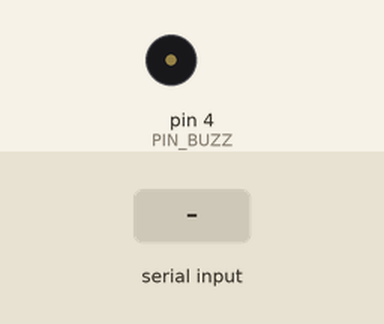
Bench run of a sketch on a simulated Arduino Uno, built with avr-gcc and run on an emulated ATmega328P. Parts: buzzer (waves = sounding). The test bench sets the inputs (shaded band). What the sketch prints to the serial monitor is not drawn.

Above: at 2.8 s.
2.9 s: "y" received over Serial
4.4 s: "Y" received over Serial
At 5.6 s:
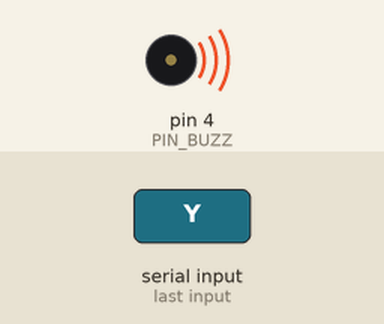
7.4 s: "n" received over Serial
Timing chart, 0 to 10.4 s (numbered marks = the images above; inputs shaded):
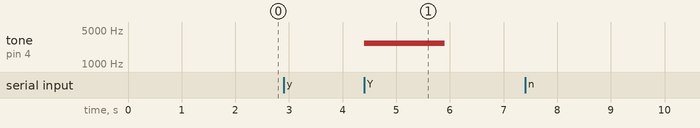

The sketch:

buzzer_check.ino
```cpp
/* ============================================================
 * buzzer_check.ino  ·  蜂鸣器模块类型判定 + 节奏演示
 * ------------------------------------------------------------
 * 用途：现场 30 秒判明"有源 / 无源 / 低电平触发"，避免整机接好了才发现不响。
 * 接线：模块 VCC→5V，GND→GND，I/O→D4（与正式固件同一个脚，判完不用挪线）
 * 串口：115200
 *
 * 判定原理
 *   有源模块内部自带振荡电路 —— 给恒定高电平就响；
 *   无源模块只是电磁/压电片   —— 必须给 2~5 kHz 方波（tone）才响。
 *
 * 流程
 *   上电 → ① 高电平 1.5 s → ② 低电平 1.5 s → ③ 2700 Hz 方波 1.5 s
 *   每一步串口都会问"响了吗"，答 y/n，最后打印结论。
 * ============================================================ */

const uint8_t PIN_BUZZ = 4;

static bool waitYesNo(const __FlashStringHelper* q) {
  Serial.println(q);
  Serial.println(F("  y = 响了    n = 没响"));
  while (true) {
    while (!Serial.available()) {}
    char c = (char)Serial.read();
    if (c == 'y' || c == 'Y') { Serial.println(F("  -> 响")); return true; }
    if (c == 'n' || c == 'N') { Serial.println(F("  -> 不响")); return false; }
  }
}

void setup() {
  Serial.begin(115200);
  pinMode(PIN_BUZZ, OUTPUT);
  digitalWrite(PIN_BUZZ, LOW);

  Serial.println();
  Serial.println(F("=== buzzer_check · 蜂鸣器类型判定 ==="));
  Serial.println(F("接线: VCC->5V  GND->GND  I/O->D4"));
  Serial.println(F("判定期间请盯着/听着蜂鸣器，每一步都要回答。"));
  Serial.println();

  /* ① 恒定高电平：有源模块应当直接响 */
  Serial.println(F("[1/4] 输出恒定 HIGH 1.5 s"));
  digitalWrite(PIN_BUZZ, HIGH);
  delay(1500);
  digitalWrite(PIN_BUZZ, LOW);
  delay(300);
  bool dcSound = waitYesNo(F("① 恒定高电平(1.5 s) 响了吗？"));

  /* ② 恒定低电平：抓"低电平触发"的模块 */
  Serial.println(F("[2/4] 输出恒定 LOW 1.5 s"));
  digitalWrite(PIN_BUZZ, LOW);
  delay(1500);
  bool lowSound = waitYesNo(F("② 恒定低电平(1.5 s) 响了吗？"));

  /* ③ 2.7 kHz 方波：无源模块应当响 */
  Serial.println(F("[3/4] 输出 2700 Hz 方波 1.5 s"));
  tone(PIN_BUZZ, 2700, 1500);
  delay(1800);
  noTone(PIN_BUZZ);
  digitalWrite(PIN_BUZZ, LOW);
  bool toneSound = waitYesNo(F("③ 2700 Hz 方波(1.5 s) 响了吗？"));

  /* ④ 结论 */
  Serial.println();
  Serial.println(F("=== 结论 ==="));
  if (dcSound && !lowSound) {
    Serial.println(F("有源 · 高电平触发 —— 本项目要求，直接可用。"));
    Serial.println(F("正式固件 UNO_Node.ino 的 buzzTask()/denyTask() 不用改。"));
  } else if (dcSound && lowSound) {
    Serial.println(F("有源 · 两个电平都响？多半是模块常响或接线短到 5V，先查线。"));
  } else if (!dcSound && toneSound) {
    Serial.println(F("无源模块 —— 不适用本项目。请换套件第 19 项【有源蜂鸣器】。"));
    Serial.println(F("临时可用 tone(PIN_BUZZ,2700)，但必须同时停用 IRremote（Timer2 冲突）。"));
  } else if (!dcSound && !toneSound && lowSound) {
    Serial.println(F("有源 · 低电平触发 —— 可用，但固件电平要取反（HIGH/LOW 全部对调）。"));
  } else {
    Serial.println(F("都没响 —— 依次查：5V 供电、GND 共地、I/O 是否真的在 D4、模块是否损坏。"));
  }
  Serial.println();

  /* 节奏演示：判完顺手听一遍三级语义（只在有源高电平触发时有意义） */
  if (dcSound && !lowSound) {
    Serial.println(F("=== 节奏演示（正式固件的三级语义）==="));
    Serial.println(F("危险 L2: 响1000ms / 停500ms ×3"));
    for (uint8_t i = 0; i < 3; i++) {
      digitalWrite(PIN_BUZZ, HIGH); delay(1000);
      digitalWrite(PIN_BUZZ, LOW);  delay(500);
    }
    Serial.println(F("注意 L1: 响150ms / 停2850ms ×2"));
    for (uint8_t i = 0; i < 2; i++) {
      digitalWrite(PIN_BUZZ, HIGH); delay(150);
      digitalWrite(PIN_BUZZ, LOW);  delay(2850);
    }
    Serial.println(F("拒绝音: 80ms 响 / 120ms 停 ×2"));
    for (uint8_t i = 0; i < 2; i++) {
      digitalWrite(PIN_BUZZ, HIGH); delay(80);
      digitalWrite(PIN_BUZZ, LOW);  delay(120);
    }
    Serial.println(F("=== 演示结束，可烧回 UNO_Node.ino ==="));
  }
}

void loop() {
  /* 一次性判定，loop 空转；要重测就按复位 */
}
```

Measured:
- after the input at 2.9 s, every drawn part: stays the same
- after the input at 4.4 s, tone on pin 4 (PIN_BUZZ): silent → 2700 Hz at once, → silent 1.5 s later
- after the input at 7.4 s, every drawn part: stays the same
